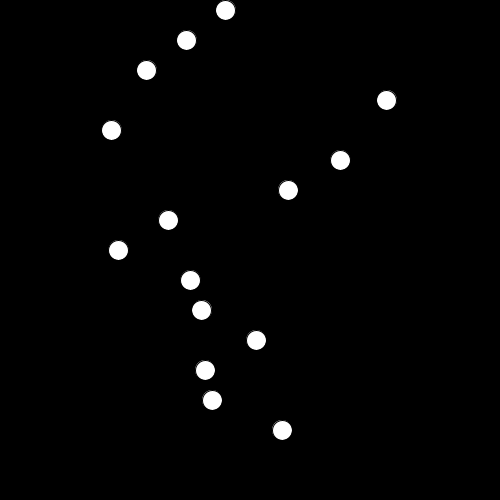
Frame 1 (no input)
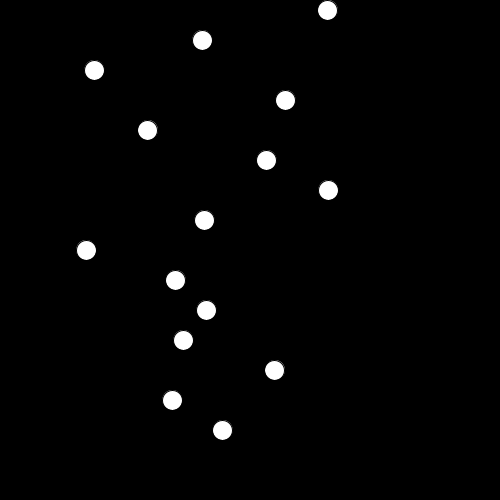
Frame 60 (the mouse pressed at the canvas centre just before this capture)
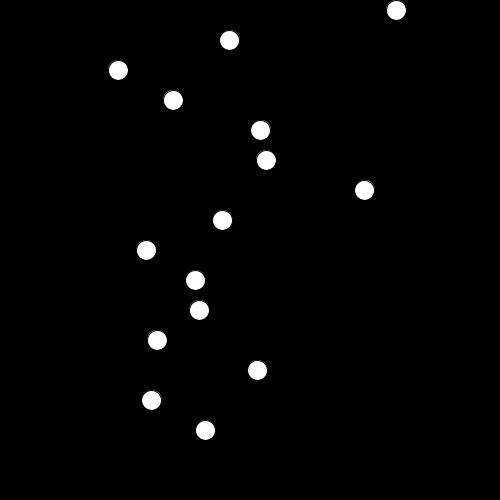
Frame 120 (the mouse held since frame 60 and released just before this capture)

The Processing sketch that drew these frames (run headless with seeded random() and noise(); from frame 60 on, the mouse is pressed at the canvas centre):

// Processing sketch: exercise05
// ── exercise05.pde
//Took code from slides "Math Tricks (07)" from slide "Independent Pets"
//Removed these balls
//float t1 = random(0,100);
//float t2 = random(0,100);

//making an array for the balls to increase number. had to make it an array float list to be able to remove the balls from the array later
FloatList balls = new FloatList();
//array to store the x value of the balls 
FloatList xValueOfBalls= new FloatList();



void setup() {
  size(500, 500);
  //putting 15 balls on screen
  for (int i=0; i< 15; i = i+1) {
    //setting the value of this list & and setting a random number for the perlin noise
    balls.set(i, random(10, 450));
  }
}

void draw() {
  background(0);
  //REMOVED this code from original code
  // float petOneX = width*noise(balls[0]);
  // ellipse(petOneX,100,20,20);
  // float petTwoX = width*noise(balls[1]);
  //ellipse(petTwoX,400,20,20);
  //balls[0]+= 0.01;
  //balls[1]+= 0.01;

  //drawing the noise. the balls will loop according to the size of the list in the current array (changes whether of not balls have been clicked)
  for (int i=0; i<balls.size(); i=i+1) {
    float ballX=width*noise(balls.get(i));
    //ellipse will be placed at intervals of 30 pixels on y axis, and the entire ellipse will be showing on screen.
    ellipse(ballX, (i*30)+10, 20, 20);
    //REMOVED THIS CODE
    //balls[i]+=0.01;
    //made the balls move pretty slowly so you can semi-easily click it. the arraylist requires us to write the code this weird way. 
    balls.set(i, balls.get(i) + 0.004);
    //store the X value of the ball so we can access it during the click
    xValueOfBalls.set(i, ballX);
  }
}

//this function will  determine what to do when the mouse is pressed on one of the balls (the ball will disappear!)
void mousePressed() {
  for (int i=0; i<balls.size(); i=i+1) {
    //it is true that the mouse is within the X position of the ball if its within its 20 pixel diameter
    boolean withinXPositionOfBall= (mouseX> (xValueOfBalls.get(i)-10)) && (mouseX< (xValueOfBalls.get(i)+10));
    //it is true that the mouse is within the y position of the ball if its within its 20 pixel height
    boolean withinYPositionOfBall=(mouseY> (i*30)) && (mouseY< (i*30)+10+10);

    //if the mouse is touching a ball when it is clicked then
    if (withinXPositionOfBall && withinYPositionOfBall) {
      //the ball that was clicked is removed
      balls.remove(i);
      //had to do this because postiion of balls on x axis were defined separately because the noise was generated accoridng to x value
      xValueOfBalls.remove(i);
    }
  }
}
